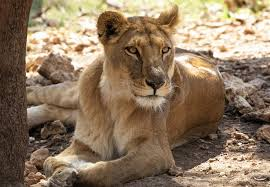
#> input picture Images/Image1.jpg, 270 x 187 px, found by its file name; its folder holds 5 pictures in this run
$ jupyter execute --allow-errors DSP_Proj_CNN_2.ipynb   (older library calls are emulated)
#> lines starting #> are read from the running program, lines starting #| are printed output that depends on the picture; after the words box and inside, x2 and y2 are one past the last pixel; in counts of white or black regions, pixels touching at a corner belong together
[cell 1]
from google.colab import drive
drive.mount('/content/drive')

[cell 2]
import numpy as np
import tensorflow as tf
from tensorflow import keras
from tensorflow.keras import layers
from tensorflow.keras.callbacks import EarlyStopping
from sklearn.metrics import (accuracy_score,
                             classification_report,
                             confusion_matrix)
from sklearn.utils import resample
import matplotlib.pyplot as plt
import time
import os
import cv2

IMAGE_FOLDER       = r"/content/drive/MyDrive/Mesh Generation DSP Project /Images"
MESH_FOLDER        = r"/content/drive/MyDrive/Mesh Generation DSP Project /Meshes_v2"
DATASET_FOLDER     = r"/content/drive/MyDrive/Mesh Generation DSP Project /Dataset_v2"
MODELS_FOLDER  = r"/content/drive/MyDrive/Mesh Generation DSP Project /Models"

#> (the rest of this cell did not finish here and is left out)

#> (a cell that did not finish here is left out)

#> (a cell that did not finish here is left out)

[cell 5]
def build_cnn():
    inputs = keras.Input(shape=(9, 9, 1))

    # Primary filter
    x = layers.Conv2D(32, (5,5), activation='relu',
                      padding='same',
                      name='primary_filter')(inputs)
    x = layers.BatchNormalization()(x)
    x = layers.MaxPooling2D((2,2), padding='same',
                            name='pooling')(x)

    # Secondary filter
    x = layers.Conv2D(16, (3,3), activation='relu',
                      padding='same',
                      name='secondary_filter')(x)
    x = layers.BatchNormalization()(x)

    # Flatten + Perceptron
    x = layers.Flatten()(x)
    x = layers.Dense(64, activation='relu',
                     name='perceptron')(x)
    x = layers.Dropout(0.3)(x)
    x = layers.Dense(32, activation='relu')(x)
    x = layers.Dropout(0.2)(x)

    # Output
    outputs = layers.Dense(1, activation='sigmoid',
                           name='output')(x)

    model = keras.Model(inputs, outputs,
                        name="Double_Layer_CNN")
    return model

#> (the rest of this cell did not finish here and is left out)

#> (a cell that did not finish here is left out)

#> (a cell that did not finish here is left out)

[cell 8]
import os

MODELS_FOLDER  = r"/content/drive/MyDrive/Mesh Generation DSP Project /Models"
os.makedirs(MODELS_FOLDER, exist_ok=True)

#> (the rest of this cell did not finish here and is left out)

[cell 9]
print("\nCNN EVALUATION ON TEST SET")
print("="*40)

#> (the rest of this cell did not finish here and is left out)

[cell 10]
fig, axes = plt.subplots(1, 2, figsize=(14,5))

#> (the rest of this cell did not finish here and is left out)

[cell 11]
PATCH_SIZE = 9
HALF_PATCH = PATCH_SIZE // 2
TEST_IMAGES = [f"Image{i}.jpg" for i in range(20, 25)]

def load_image(image_name):
#> called with image_name = 'Image1.jpg'
    path = os.path.join(IMAGE_FOLDER, image_name)
    img  = cv2.imread(path)
#> img is the input picture: shape (187, 270, 3); mean B, G, R 96.3, 120.4, 141.8
    img  = cv2.resize(img, (512, 512))
#> img: shape (512, 512, 3)
    return img

def get_y_channel(img):
    yuv = cv2.cvtColor(img, cv2.COLOR_BGR2YUV)
#> yuv: shape (512, 512, 3); mean of channels 0, 1, 2 123.9, 114.4, 143.6
    return yuv[:, :, 0]

# [64 lines left out: function predict_nodes_cnn, not called in this run]

print("Edge-guided CNN v2 ready!")

[cell 12]
img_test = load_image("Image1.jpg")

#> (the rest of this cell did not finish here and is left out)

[cell 13]
img_test = load_image("Image1.jpg")

#> (the rest of this cell did not finish here and is left out)

[cell 14]
# ── Straight-method helpers (ported from DSP_Proj_3 / Notebook 1) ──────────

def compute_gradient(Y):
    Gx1   = cv2.Sobel(Y, cv2.CV_64F, 1, 0, ksize=3)
    Gy1   = cv2.Sobel(Y, cv2.CV_64F, 0, 1, ksize=3)
    Gx3   = cv2.Sobel(Y, cv2.CV_64F, 1, 0, ksize=5)
    Gy3   = cv2.Sobel(Y, cv2.CV_64F, 0, 1, ksize=5)
    Gx    = 0.6*Gx1 + 0.4*Gx3
    Gy    = 0.6*Gy1 + 0.4*Gy3
    G_mag = np.sqrt(Gx**2 + Gy**2)
    G_mag = cv2.normalize(G_mag, None, 0, 255, cv2.NORM_MINMAX)
    return Gx, Gy, np.uint8(G_mag)

def apply_gaussian_filter(G_mag):
    b1 = cv2.GaussianBlur(G_mag, (5,5), sigmaX=1)
    b2 = cv2.GaussianBlur(G_mag, (5,5), sigmaX=2)
    b3 = cv2.GaussianBlur(G_mag, (7,7), sigmaX=3)
    b4 = cv2.GaussianBlur(G_mag, (9,9), sigmaX=4)
    blended = cv2.addWeighted(
        b1, 0.1, cv2.addWeighted(
        b2, 0.4, cv2.addWeighted(
        b3, 0.3, b4, 0.2, 0), 1, 0), 1, 0)
    return blended

def apply_adaptive_filter(G_blurred, Gx, Gy):
    angles  = [0, 22.5, 45, 67.5, 90, 112.5, 135, 157.5]
    lambdas = [6, 10, 14]
    filtered_results = []
    for angle in angles:
        response = np.zeros_like(G_blurred, dtype=np.float64)
        for lam in lambdas:
            kernel = cv2.getGaborKernel(
                (7,7), sigma=2, theta=np.deg2rad(angle),
                lambd=lam, gamma=0.5, psi=0)
            response += np.abs(cv2.filter2D(G_blurred, cv2.CV_64F, kernel))
        filtered_results.append(response / len(lambdas))
    angle_map       = np.arctan2(Gy, Gx)
    adaptive_output = np.zeros_like(G_blurred, dtype=np.float64)
    for i, angle in enumerate(angles):
        mask = (np.abs(angle_map - np.deg2rad(angle)) < np.deg2rad(22.5))
        adaptive_output[mask] = filtered_results[i][mask]
    adaptive_output = cv2.normalize(adaptive_output, None, 0, 255, cv2.NORM_MINMAX)
    return np.uint8(adaptive_output)

def trace_contours(G_adaptive):
    _, strong = cv2.threshold(G_adaptive, 25, 255, cv2.THRESH_BINARY)
    kernel    = np.ones((3,3), np.uint8)
    cleaned   = cv2.morphologyEx(strong, cv2.MORPH_OPEN, kernel, iterations=1)
    combined  = np.zeros_like(cleaned)
    for t1, t2 in [(20,60),(40,100),(60,140),(80,180),(100,220)]:
        combined = cv2.bitwise_or(combined, cv2.Canny(cleaned, t1, t2))
    combined = cv2.morphologyEx(combined, cv2.MORPH_CLOSE, np.ones((2,2), np.uint8))
    return combined

def place_nodes(contours, min_distance=3):
    h, w        = contours.shape
    edge_pixels = np.column_stack(np.where(contours > 0))
    nodes       = []
    occupied    = np.zeros((h, w), dtype=bool)
    for pixel in edge_pixels:
        y, x  = pixel
        y_min = max(0, y - min_distance); y_max = min(h, y + min_distance)
        x_min = max(0, x - min_distance); x_max = min(w, x + min_distance)
        if not np.any(occupied[y_min:y_max, x_min:x_max]):
            nodes.append([x, y])
            occupied[y_min:y_max, x_min:x_max] = True
    for x in range(0, w, 20):
        nodes.extend([[x, 0], [x, h-1]])
    for y in range(0, h, 20):
        nodes.extend([[0, y], [w-1, y]])
    return np.array(nodes)

def straight_pipeline(img):
    """Multi-scale straight method — accepts an image array, returns node array."""
    Y         = get_y_channel(img)
    scales    = [1.0, 0.875, 0.75, 0.625, 0.5, 0.375, 0.25]
    all_nodes = []
    for scale in scales:
        new_size     = (int(512*scale), int(512*scale))
        Y_scaled     = cv2.resize(Y, new_size)
        Gx, Gy, G_m  = compute_gradient(Y_scaled)
        G_bl         = apply_gaussian_filter(G_m)
        G_ad         = apply_adaptive_filter(G_bl, Gx, Gy)
        ctrs         = trace_contours(G_ad)
        ns           = place_nodes(ctrs, min_distance=3)
        nodes_full   = (ns * (1.0/scale)).astype(int)
        nodes_full   = np.clip(nodes_full, 0, 511)
        all_nodes.append(nodes_full)
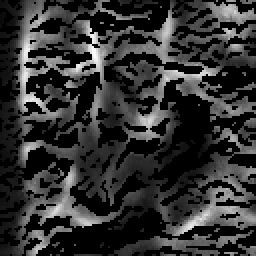
#> G_ad: shape (128, 128) (shown 2 times larger); min 0, max 254, mean 50.2
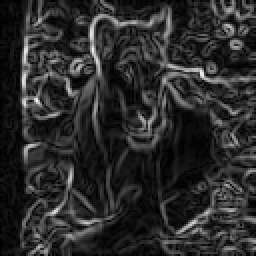
#> G_m: shape (128, 128) (shown 2 times larger); min 0, max 255, mean 43.1
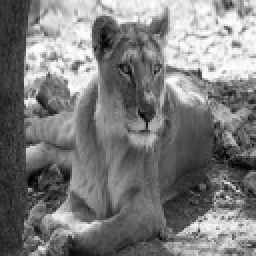
#> Y_scaled: shape (128, 128) (shown 2 times larger); min 1, max 255, mean 124
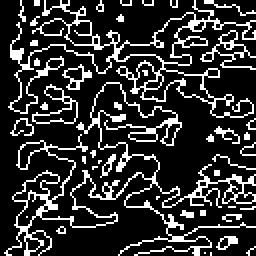
#> ctrs: shape (128, 128) (shown 2 times larger); 19.5% white in thin lines or dots
#> after the loop, all_nodes = 7 items
    merged      = np.vstack(all_nodes)
#> merged = 11655 pairs, first value 0 to 511, second value 0 to 511
    final_nodes = []
    occupied    = np.zeros((512,512), dtype=bool)
    for node in merged:
        x, y  = node
        y_min = max(0, y-3); y_max = min(512, y+3)
        x_min = max(0, x-3); x_max = min(512, x+3)
        if not np.any(occupied[y_min:y_max, x_min:x_max]):
            final_nodes.append([x, y])
            occupied[y_min:y_max, x_min:x_max] = True
#> this loop made 11655 passes
#> (x, y, y_min, y_max, x_min, x_max) on passes 1 to 3: (48, 0, 0, 3, 45, 51), (54, 0, 0, 3, 51, 57), (65, 0, 0, 3, 62, 68)
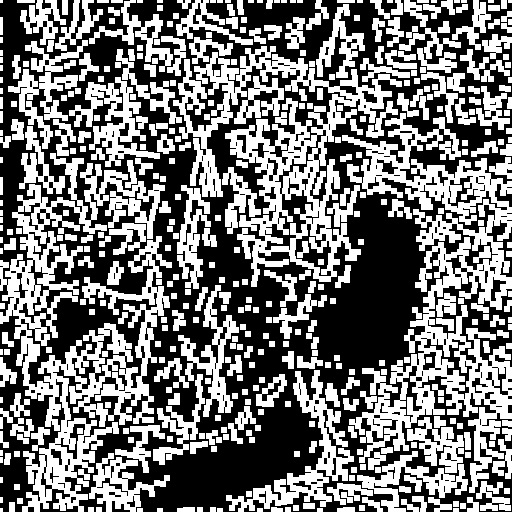
#> occupied: shape (512, 512) bool; 47.1% white; 437 white regions (40 under 20 px), largest, box (x1, y1, x2, y2) and area: (0, 153, 172, 512) 21054, (342, 113, 512, 493) 20886, (173, 46, 402, 287) 15696
#> after the loop, final_nodes = 3491 pairs, first value 0 to 511, second value 0 to 511
    for x in range(0, 512, 20):
        final_nodes.extend([[x, 0], [x, 511]])
#> after the loop, final_nodes = 3543 pairs, first value 0 to 511, second value 0 to 511
    for y in range(0, 512, 20):
        final_nodes.extend([[0, y], [511, y]])
#> after the loop, final_nodes = 3595 pairs, first value 0 to 511, second value 0 to 511
#> `nodes_s = straight_pipeline(img)`: nodes_s has the same summary as final_nodes in straight_pipeline
    return np.array(final_nodes)

print("straight_pipeline and all helper functions ready!")

[cell 15]
from scipy.spatial import Delaunay
DISPLAY_IMAGES = [f"Image{i}.jpg" for i in range(1, 6)]

fig, axes = plt.subplots(2, 5, figsize=(25, 10))

straight_times_disp = []
cnn_times_disp      = []

#> (the rest of this cell did not finish here and is left out)

STRAIGHT METHOD:
→ Avg time    : 3.720s
→ Avg nodes   : 3,473
→ Avg triangles: 5,165

CNN METHOD:
→ Avg time    : 0.273s  (13.6x faster!)
→ Avg nodes   : 716
→ Node Recall : 82.31%
→ F1 Score    : 62.42%

[cell 16]
import random

# Pick 5 random images from all 24
ALL_IMAGES    = [f"Image{i}.jpg" for i in range(1, 25)]
RANDOM_IMAGES = random.sample(ALL_IMAGES, 5)
print(f"Randomly selected: {RANDOM_IMAGES}")

[cell 17]
from scipy.spatial import Delaunay
import pandas as pd

print("Running speed test on random images...")
print("="*70)
print(f"{'Image':<12} {'Straight(s)':>12} {'S.Nodes':>8} "
      f"{'CNN(s)':>10} {'C.Nodes':>8} {'Speedup':>10}")
print("-"*70)

straight_times = []
cnn_times      = []
straight_nodes_list = []
cnn_nodes_list      = []

#> (the rest of this cell did not finish here and is left out)

#> call 4 of load_image, with image_name = 'Image13.jpg'
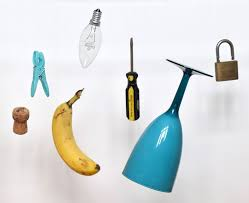
#> input picture Images/Image13.jpg, 249 x 203 px, found by its file name
#> in load_image, img is the input picture: shape (203, 249, 3); mean B, G, R 220.5, 220.2, 215.7

    # Straight method
    s1      = time.time()
    nodes_s = straight_pipeline(img)
#> in get_y_channel (call 2), `yuv = cv2.cvtColor(img, cv2.COLOR_BGR2YUV)`: yuv: shape (512, 512, 3); mean of channels 0, 1, 2 218.7, 128.7, 125.2
#> in get_y_channel (call 2), `return yuv[:, :, 0]`:
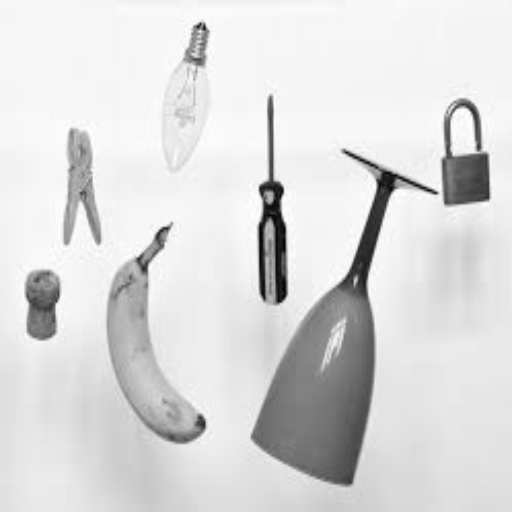
#> returned value: shape (512, 512); min 2, max 255, mean 218.7
#> the loop in straight_pipeline (call 2), `for scale in scales:` made 7 passes
#> new_size on passes 1 to 7: (512, 512), (448, 448), (384, 384), (320, 320), (256, 256), (192, 192), (128, 128)
#> pass 1, in compute_gradient (call 8), `Gy1   = cv2.Sobel(Y, cv2.CV_64F, 0, 1, ksize=3)`:
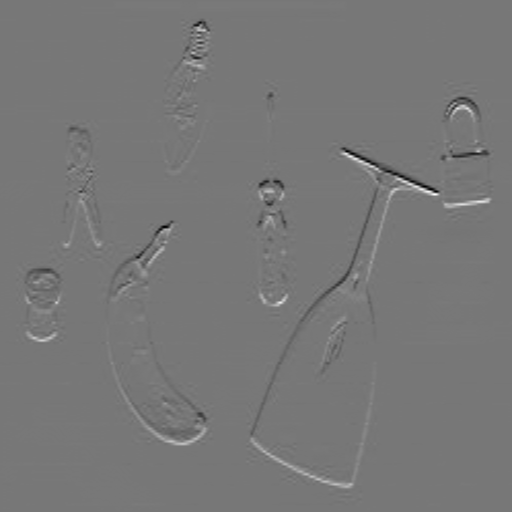
#> Gy1: shape (512, 512) float64; min -576, max 649, mean -0.4; drawn with min black and max white
#> after the loop in straight_pipeline (call 2), `for scale in scales:`:
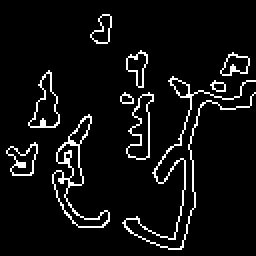
#> ctrs: shape (128, 128) (shown 2 times larger); 6.2% white in thin lines or dots
#> in straight_pipeline (call 2), `merged      = np.vstack(all_nodes)`: merged = 3198 pairs, first value 0 to 511, second value 0 to 511
#> the loop in straight_pipeline (call 2), `for node in merged:` made 3198 passes
#> node on passes 11 to 13: [205, 44], [212, 44], [192, 47]
#> after the loop in straight_pipeline (call 2), `for node in merged:`:
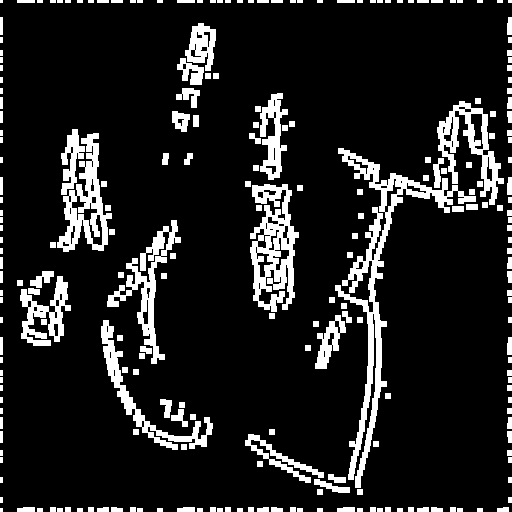
#> occupied: shape (512, 512) bool; 12.8% white; 235 white regions (59 under 20 px), largest, box (x1, y1, x2, y2) and area: (335, 148, 476, 488) 5976, (250, 184, 299, 312) 3420, (57, 133, 112, 252) 2520
